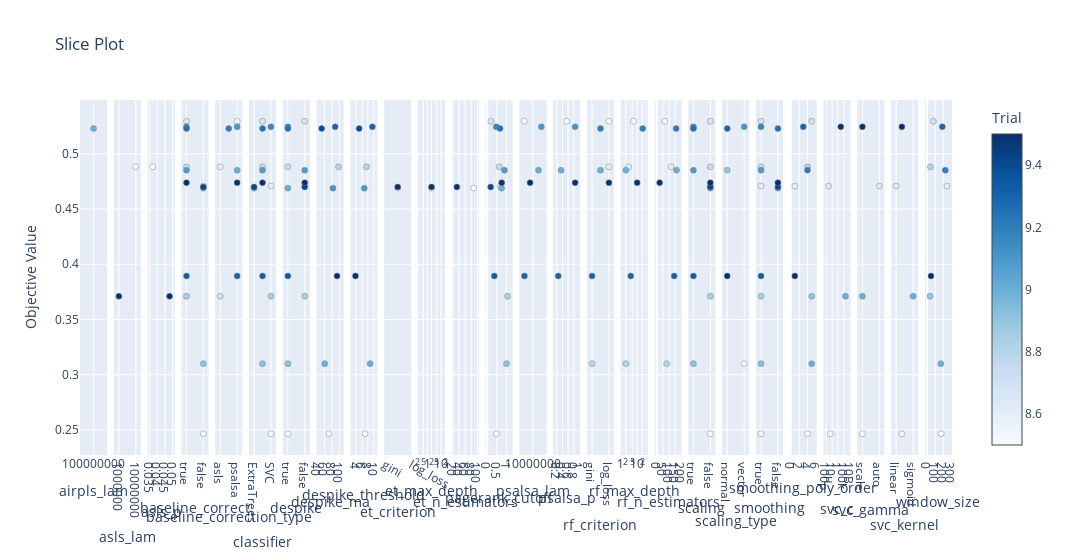

Notebook source saved alongside this figure:
### Code cell
plot_slice(study)

### Figure 1 — Plotly figure (JSON) as saved in the notebook; plotly's stock layout.template omitted (floating-point values rounded to 4 significant figures)
{"data": [{"marker": {"color": [9], "colorbar": {"title": {"text": "Trial"}, "x": 1, "xpad": 40}, "colorscale": [[0, "rgb(247,251,255)"], [0.125, "rgb(222,235,247)"], [0.25, "rgb(198,219,239)"], [0.375, "rgb(158,202,225)"], [0.5, "rgb(107,174,214)"], [0.625, "rgb(66,146,198)"], [0.75, "rgb(33,113,181)"], [0.875, "rgb(8,81,156)"], [1, "rgb(8,48,107)"]], "line": {"color": "Grey", "width": 0.5}, "showscale": true}, "mode": "markers", "name": "Feasible Trial", "showlegend": false, "type": "scatter", "x": [100000000], "xaxis": "x", "y": [0.5229], "yaxis": "y"}, {"marker": {"color": [3, 4], "colorbar": {"title": {"text": "Trial"}, "x": 1, "xpad": 40}, "colorscale": [[0, "rgb(247,251,255)"], [0.125, "rgb(222,235,247)"], [0.25, "rgb(198,219,239)"], [0.375, "rgb(158,202,225)"], [0.5, "rgb(107,174,214)"], [0.625, "rgb(66,146,198)"], [0.75, "rgb(33,113,181)"], [0.875, "rgb(8,81,156)"], [1, "rgb(8,48,107)"]], "line": {"color": "Grey", "width": 0.5}, "showscale": false}, "mode": "markers", "name": "Feasible Trial", "showlegend": false, "type": "scatter", "x": [10000000, 1000000], "xaxis": "x2", "y": [0.4882, 0.371], "yaxis": "y2"}, {"marker": {"color": [3, 4], "colorbar": {"title": {"text": "Trial"}, "x": 1, "xpad": 40}, "colorscale": [[0, "rgb(247,251,255)"], [0.125, "rgb(222,235,247)"], [0.25, "rgb(198,219,239)"], [0.375, "rgb(158,202,225)"], [0.5, "rgb(107,174,214)"], [0.625, "rgb(66,146,198)"], [0.75, "rgb(33,113,181)"], [0.875, "rgb(8,81,156)"], [1, "rgb(8,48,107)"]], "line": {"color": "Grey", "width": 0.5}, "showscale": false}, "mode": "markers", "name": "Feasible Trial", "showlegend": false, "type": "scatter", "x": [0.037, 0.048], "xaxis": "x3", "y": [0.4882, 0.371], "yaxis": "y3"}, {"marker": {"color": [0, 1, 2, 3, 4, 5, 6, 7, 8, 9, 10, 11, 12], "colorbar": {"title": {"text": "Trial"}, "x": 1, "xpad": 40}, "colorscale": [[0, "rgb(247,251,255)"], [0.125, "rgb(222,235,247)"], [0.25, "rgb(198,219,239)"], [0.375, "rgb(158,202,225)"], [0.5, "rgb(107,174,214)"], [0.625, "rgb(66,146,198)"], [0.75, "rgb(33,113,181)"], [0.875, "rgb(8,81,156)"], [1, "rgb(8,48,107)"]], "line": {"color": "Grey", "width": 0.5}, "showscale": false}, "mode": "markers", "name": "Feasible Trial", "showlegend": false, "type": "scatter", "x": [false, false, true, true, true, false, false, true, true, true, true, false, true], "xaxis": "x4", "y": [0.2465, 0.4708, 0.5295, 0.4882, 0.371, 0.31, 0.469, 0.4852, 0.5245, 0.5229, 0.3894, 0.47, 0.4739], "yaxis": "y4"}, {"marker": {"color": [2, 3, 4, 7, 8, 9, 10, 12], "colorbar": {"title": {"text": "Trial"}, "x": 1, "xpad": 40}, "colorscale": [[0, "rgb(247,251,255)"], [0.125, "rgb(222,235,247)"], [0.25, "rgb(198,219,239)"], [0.375, "rgb(158,202,225)"], [0.5, "rgb(107,174,214)"], [0.625, "rgb(66,146,198)"], [0.75, "rgb(33,113,181)"], [0.875, "rgb(8,81,156)"], [1, "rgb(8,48,107)"]], "line": {"color": "Grey", "width": 0.5}, "showscale": false}, "mode": "markers", "name": "Feasible Trial", "showlegend": false, "type": "scatter", "x": ["psalsa", "asls", "asls", "psalsa", "psalsa", "airpls", "psalsa", "psalsa"], "xaxis": "x5", "y": [0.5295, 0.4882, 0.371, 0.4852, 0.5245, 0.5229, 0.3894, 0.4739], "yaxis": "y5"}, {"marker": {"color": [0, 1, 2, 3, 4, 5, 6, 7, 8, 9, 10, 11, 12], "colorbar": {"title": {"text": "Trial"}, "x": 1, "xpad": 40}, "colorscale": [[0, "rgb(247,251,255)"], [0.125, "rgb(222,235,247)"], [0.25, "rgb(198,219,239)"], [0.375, "rgb(158,202,225)"], [0.5, "rgb(107,174,214)"], [0.625, "rgb(66,146,198)"], [0.75, "rgb(33,113,181)"], [0.875, "rgb(8,81,156)"], [1, "rgb(8,48,107)"]], "line": {"color": "Grey", "width": 0.5}, "showscale": false}, "mode": "markers", "name": "Feasible Trial", "showlegend": false, "type": "scatter", "x": ["SVC", "SVC", "RandomForest", "RandomForest", "SVC", "RandomForest", "ExtraTrees", "RandomForest", "SVC", "RandomForest", "RandomForest", "ExtraTrees", "RandomForest"], "xaxis": "x6", "y": [0.2465, 0.4708, 0.5295, 0.4882, 0.371, 0.31, 0.469, 0.4852, 0.5245, 0.5229, 0.3894, 0.47, 0.4739], "yaxis": "y6"}, {"marker": {"color": [0, 1, 2, 3, 4, 5, 6, 7, 8, 9, 10, 11, 12], "colorbar": {"title": {"text": "Trial"}, "x": 1, "xpad": 40}, "colorscale": [[0, "rgb(247,251,255)"], [0.125, "rgb(222,235,247)"], [0.25, "rgb(198,219,239)"], [0.375, "rgb(158,202,225)"], [0.5, "rgb(107,174,214)"], [0.625, "rgb(66,146,198)"], [0.75, "rgb(33,113,181)"], [0.875, "rgb(8,81,156)"], [1, "rgb(8,48,107)"]], "line": {"color": "Grey", "width": 0.5}, "showscale": false}, "mode": "markers", "name": "Feasible Trial", "showlegend": false, "type": "scatter", "x": [true, false, false, true, false, true, true, false, true, true, true, false, false], "xaxis": "x7", "y": [0.2465, 0.4708, 0.5295, 0.4882, 0.371, 0.31, 0.469, 0.4852, 0.5245, 0.5229, 0.3894, 0.47, 0.4739], "yaxis": "y7"}, {"marker": {"color": [0, 3, 5, 6, 8, 9, 10], "colorbar": {"title": {"text": "Trial"}, "x": 1, "xpad": 40}, "colorscale": [[0, "rgb(247,251,255)"], [0.125, "rgb(222,235,247)"], [0.25, "rgb(198,219,239)"], [0.375, "rgb(158,202,225)"], [0.5, "rgb(107,174,214)"], [0.625, "rgb(66,146,198)"], [0.75, "rgb(33,113,181)"], [0.875, "rgb(8,81,156)"], [1, "rgb(8,48,107)"]], "line": {"color": "Grey", "width": 0.5}, "showscale": false}, "mode": "markers", "name": "Feasible Trial", "showlegend": false, "type": "scatter", "x": [72, 98, 61, 83, 89, 53, 94], "xaxis": "x8", "y": [0.2465, 0.4882, 0.31, 0.469, 0.5245, 0.5229, 0.3894], "yaxis": "y8"}, {"marker": {"color": [0, 3, 5, 6, 8, 9, 10], "colorbar": {"title": {"text": "Trial"}, "x": 1, "xpad": 40}, "colorscale": [[0, "rgb(247,251,255)"], [0.125, "rgb(222,235,247)"], [0.25, "rgb(198,219,239)"], [0.375, "rgb(158,202,225)"], [0.5, "rgb(107,174,214)"], [0.625, "rgb(66,146,198)"], [0.75, "rgb(33,113,181)"], [0.875, "rgb(8,81,156)"], [1, "rgb(8,48,107)"]], "line": {"color": "Grey", "width": 0.5}, "showscale": false}, "mode": "markers", "name": "Feasible Trial", "showlegend": false, "type": "scatter", "x": [7, 7.5, 8.75, 6.75, 9.5, 5, 3.75], "xaxis": "x9", "y": [0.2465, 0.4882, 0.31, 0.469, 0.5245, 0.5229, 0.3894], "yaxis": "y9"}, {"marker": {"color": [6, 11], "colorbar": {"title": {"text": "Trial"}, "x": 1, "xpad": 40}, "colorscale": [[0, "rgb(247,251,255)"], [0.125, "rgb(222,235,247)"], [0.25, "rgb(198,219,239)"], [0.375, "rgb(158,202,225)"], [0.5, "rgb(107,174,214)"], [0.625, "rgb(66,146,198)"], [0.75, "rgb(33,113,181)"], [0.875, "rgb(8,81,156)"], [1, "rgb(8,48,107)"]], "line": {"color": "Grey", "width": 0.5}, "showscale": false}, "mode": "markers", "name": "Feasible Trial", "showlegend": false, "type": "scatter", "x": ["entropy", "entropy"], "xaxis": "x10", "y": [0.469, 0.47], "yaxis": "y10"}, {"marker": {"color": [6, 11], "colorbar": {"title": {"text": "Trial"}, "x": 1, "xpad": 40}, "colorscale": [[0, "rgb(247,251,255)"], [0.125, "rgb(222,235,247)"], [0.25, "rgb(198,219,239)"], [0.375, "rgb(158,202,225)"], [0.5, "rgb(107,174,214)"], [0.625, "rgb(66,146,198)"], [0.75, "rgb(33,113,181)"], [0.875, "rgb(8,81,156)"], [1, "rgb(8,48,107)"]], "line": {"color": "Grey", "width": 0.5}, "showscale": false}, "mode": "markers", "name": "Feasible Trial", "showlegend": false, "type": "scatter", "x": [2, 2], "xaxis": "x11", "y": [0.469, 0.47], "yaxis": "y11"}, {"marker": {"color": [6, 11], "colorbar": {"title": {"text": "Trial"}, "x": 1, "xpad": 40}, "colorscale": [[0, "rgb(247,251,255)"], [0.125, "rgb(222,235,247)"], [0.25, "rgb(198,219,239)"], [0.375, "rgb(158,202,225)"], [0.5, "rgb(107,174,214)"], [0.625, "rgb(66,146,198)"], [0.75, "rgb(33,113,181)"], [0.875, "rgb(8,81,156)"], [1, "rgb(8,48,107)"]], "line": {"color": "Grey", "width": 0.5}, "showscale": false}, "mode": "markers", "name": "Feasible Trial", "showlegend": false, "type": "scatter", "x": [88, 33], "xaxis": "x12", "y": [0.469, 0.47], "yaxis": "y12"}, {"marker": {"color": [0, 1, 2, 3, 4, 5, 6, 7, 8, 9, 10, 11, 12], "colorbar": {"title": {"text": "Trial"}, "x": 1, "xpad": 40}, "colorscale": [[0, "rgb(247,251,255)"], [0.125, "rgb(222,235,247)"], [0.25, "rgb(198,219,239)"], [0.375, "rgb(158,202,225)"], [0.5, "rgb(107,174,214)"], [0.625, "rgb(66,146,198)"], [0.75, "rgb(33,113,181)"], [0.875, "rgb(8,81,156)"], [1, "rgb(8,48,107)"]], "line": {"color": "Grey", "width": 0.5}, "showscale": false}, "mode": "markers", "name": "Feasible Trial", "showlegend": false, "type": "scatter", "x": [0.4737, 0.6786, 0.185, 0.616, 1.049, 0.9928, 0.7392, 0.8886, 0.4643, 0.6609, 0.3629, 0.1729, 0.747], "xaxis": "x13", "y": [0.2465, 0.4708, 0.5295, 0.4882, 0.371, 0.31, 0.469, 0.4852, 0.5245, 0.5229, 0.3894, 0.47, 0.4739], "yaxis": "y13"}, {"marker": {"color": [2, 7, 8, 10, 12], "colorbar": {"title": {"text": "Trial"}, "x": 1, "xpad": 40}, "colorscale": [[0, "rgb(247,251,255)"], [0.125, "rgb(222,235,247)"], [0.25, "rgb(198,219,239)"], [0.375, "rgb(158,202,225)"], [0.5, "rgb(107,174,214)"], [0.625, "rgb(66,146,198)"], [0.75, "rgb(33,113,181)"], [0.875, "rgb(8,81,156)"], [1, "rgb(8,48,107)"]], "line": {"color": "Grey", "width": 0.5}, "showscale": false}, "mode": "markers", "name": "Feasible Trial", "showlegend": false, "type": "scatter", "x": [10000, 1000000000, 10000000000, 10000, 1000000], "xaxis": "x14", "y": [0.5295, 0.4852, 0.5245, 0.3894, 0.4739], "yaxis": "y14"}, {"marker": {"color": [2, 7, 8, 10, 12], "colorbar": {"title": {"text": "Trial"}, "x": 1, "xpad": 40}, "colorscale": [[0, "rgb(247,251,255)"], [0.125, "rgb(222,235,247)"], [0.25, "rgb(198,219,239)"], [0.375, "rgb(158,202,225)"], [0.5, "rgb(107,174,214)"], [0.625, "rgb(66,146,198)"], [0.75, "rgb(33,113,181)"], [0.875, "rgb(8,81,156)"], [1, "rgb(8,48,107)"]], "line": {"color": "Grey", "width": 0.5}, "showscale": false}, "mode": "markers", "name": "Feasible Trial", "showlegend": false, "type": "scatter", "x": [0.55, 0.35, 0.85, 0.25, 0.85], "xaxis": "x15", "y": [0.5295, 0.4852, 0.5245, 0.3894, 0.4739], "yaxis": "y15"}, {"marker": {"color": [2, 3, 5, 7, 9, 10, 12], "colorbar": {"title": {"text": "Trial"}, "x": 1, "xpad": 40}, "colorscale": [[0, "rgb(247,251,255)"], [0.125, "rgb(222,235,247)"], [0.25, "rgb(198,219,239)"], [0.375, "rgb(158,202,225)"], [0.5, "rgb(107,174,214)"], [0.625, "rgb(66,146,198)"], [0.75, "rgb(33,113,181)"], [0.875, "rgb(8,81,156)"], [1, "rgb(8,48,107)"]], "line": {"color": "Grey", "width": 0.5}, "showscale": false}, "mode": "markers", "name": "Feasible Trial", "showlegend": false, "type": "scatter", "x": ["log_loss", "log_loss", "gini", "entropy", "entropy", "gini", "log_loss"], "xaxis": "x16", "y": [0.5295, 0.4882, 0.31, 0.4852, 0.5229, 0.3894, 0.4739], "yaxis": "y16"}, {"marker": {"color": [2, 3, 5, 7, 9, 10, 12], "colorbar": {"title": {"text": "Trial"}, "x": 1, "xpad": 40}, "colorscale": [[0, "rgb(247,251,255)"], [0.125, "rgb(222,235,247)"], [0.25, "rgb(198,219,239)"], [0.375, "rgb(158,202,225)"], [0.5, "rgb(107,174,214)"], [0.625, "rgb(66,146,198)"], [0.75, "rgb(33,113,181)"], [0.875, "rgb(8,81,156)"], [1, "rgb(8,48,107)"]], "line": {"color": "Grey", "width": 0.5}, "showscale": false}, "mode": "markers", "name": "Feasible Trial", "showlegend": false, "type": "scatter", "x": [6, 3, 2, 2, 22, 4, 10], "xaxis": "x17", "y": [0.5295, 0.4882, 0.31, 0.4852, 0.5229, 0.3894, 0.4739], "yaxis": "y17"}, {"marker": {"color": [2, 3, 5, 7, 9, 10, 12], "colorbar": {"title": {"text": "Trial"}, "x": 1, "xpad": 40}, "colorscale": [[0, "rgb(247,251,255)"], [0.125, "rgb(222,235,247)"], [0.25, "rgb(198,219,239)"], [0.375, "rgb(158,202,225)"], [0.5, "rgb(107,174,214)"], [0.625, "rgb(66,146,198)"], [0.75, "rgb(33,113,181)"], [0.875, "rgb(8,81,156)"], [1, "rgb(8,48,107)"]], "line": {"color": "Grey", "width": 0.5}, "showscale": false}, "mode": "markers", "name": "Feasible Trial", "showlegend": false, "type": "scatter", "x": [64, 116, 80, 160, 157, 141, 23], "xaxis": "x18", "y": [0.5295, 0.4882, 0.31, 0.4852, 0.5229, 0.3894, 0.4739], "yaxis": "y18"}, {"marker": {"color": [0, 1, 2, 3, 4, 5, 6, 7, 8, 9, 10, 11, 12], "colorbar": {"title": {"text": "Trial"}, "x": 1, "xpad": 40}, "colorscale": [[0, "rgb(247,251,255)"], [0.125, "rgb(222,235,247)"], [0.25, "rgb(198,219,239)"], [0.375, "rgb(158,202,225)"], [0.5, "rgb(107,174,214)"], [0.625, "rgb(66,146,198)"], [0.75, "rgb(33,113,181)"], [0.875, "rgb(8,81,156)"], [1, "rgb(8,48,107)"]], "line": {"color": "Grey", "width": 0.5}, "showscale": false}, "mode": "markers", "name": "Feasible Trial", "showlegend": false, "type": "scatter", "x": [false, false, false, false, false, true, false, true, true, true, true, false, false], "xaxis": "x19", "y": [0.2465, 0.4708, 0.5295, 0.4882, 0.371, 0.31, 0.469, 0.4852, 0.5245, 0.5229, 0.3894, 0.47, 0.4739], "yaxis": "y19"}, {"marker": {"color": [5, 7, 8, 9, 10], "colorbar": {"title": {"text": "Trial"}, "x": 1, "xpad": 40}, "colorscale": [[0, "rgb(247,251,255)"], [0.125, "rgb(222,235,247)"], [0.25, "rgb(198,219,239)"], [0.375, "rgb(158,202,225)"], [0.5, "rgb(107,174,214)"], [0.625, "rgb(66,146,198)"], [0.75, "rgb(33,113,181)"], [0.875, "rgb(8,81,156)"], [1, "rgb(8,48,107)"]], "line": {"color": "Grey", "width": 0.5}, "showscale": false}, "mode": "markers", "name": "Feasible Trial", "showlegend": false, "type": "scatter", "x": ["vector", "normal", "vector", "normal", "normal"], "xaxis": "x20", "y": [0.31, 0.4852, 0.5245, 0.5229, 0.3894], "yaxis": "y20"}, {"marker": {"color": [0, 1, 2, 3, 4, 5, 6, 7, 8, 9, 10, 11, 12], "colorbar": {"title": {"text": "Trial"}, "x": 1, "xpad": 40}, "colorscale": [[0, "rgb(247,251,255)"], [0.125, "rgb(222,235,247)"], [0.25, "rgb(198,219,239)"], [0.375, "rgb(158,202,225)"], [0.5, "rgb(107,174,214)"], [0.625, "rgb(66,146,198)"], [0.75, "rgb(33,113,181)"], [0.875, "rgb(8,81,156)"], [1, "rgb(8,48,107)"]], "line": {"color": "Grey", "width": 0.5}, "showscale": false}, "mode": "markers", "name": "Feasible Trial", "showlegend": false, "type": "scatter", "x": [true, true, true, true, true, true, false, true, true, false, true, false, false], "xaxis": "x21", "y": [0.2465, 0.4708, 0.5295, 0.4882, 0.371, 0.31, 0.469, 0.4852, 0.5245, 0.5229, 0.3894, 0.47, 0.4739], "yaxis": "y21"}, {"marker": {"color": [0, 1, 2, 3, 4, 5, 7, 8, 10], "colorbar": {"title": {"text": "Trial"}, "x": 1, "xpad": 40}, "colorscale": [[0, "rgb(247,251,255)"], [0.125, "rgb(222,235,247)"], [0.25, "rgb(198,219,239)"], [0.375, "rgb(158,202,225)"], [0.5, "rgb(107,174,214)"], [0.625, "rgb(66,146,198)"], [0.75, "rgb(33,113,181)"], [0.875, "rgb(8,81,156)"], [1, "rgb(8,48,107)"]], "line": {"color": "Grey", "width": 0.5}, "showscale": false}, "mode": "markers", "name": "Feasible Trial", "showlegend": false, "type": "scatter", "x": [4, 1, 5, 4, 5, 5, 4, 3, 1], "xaxis": "x22", "y": [0.2465, 0.4708, 0.5295, 0.4882, 0.371, 0.31, 0.4852, 0.5245, 0.3894], "yaxis": "y22"}, {"marker": {"color": [0, 1, 4, 8], "colorbar": {"title": {"text": "Trial"}, "x": 1, "xpad": 40}, "colorscale": [[0, "rgb(247,251,255)"], [0.125, "rgb(222,235,247)"], [0.25, "rgb(198,219,239)"], [0.375, "rgb(158,202,225)"], [0.5, "rgb(107,174,214)"], [0.625, "rgb(66,146,198)"], [0.75, "rgb(33,113,181)"], [0.875, "rgb(8,81,156)"], [1, "rgb(8,48,107)"]], "line": {"color": "Grey", "width": 0.5}, "showscale": false}, "mode": "markers", "name": "Feasible Trial", "showlegend": false, "type": "scatter", "x": [2.881e-07, 1.056e-08, 2972000.0, 276.3], "xaxis": "x23", "y": [0.2465, 0.4708, 0.371, 0.5245], "yaxis": "y23"}, {"marker": {"color": [0, 1, 4, 8], "colorbar": {"title": {"text": "Trial"}, "x": 1, "xpad": 40}, "colorscale": [[0, "rgb(247,251,255)"], [0.125, "rgb(222,235,247)"], [0.25, "rgb(198,219,239)"], [0.375, "rgb(158,202,225)"], [0.5, "rgb(107,174,214)"], [0.625, "rgb(66,146,198)"], [0.75, "rgb(33,113,181)"], [0.875, "rgb(8,81,156)"], [1, "rgb(8,48,107)"]], "line": {"color": "Grey", "width": 0.5}, "showscale": false}, "mode": "markers", "name": "Feasible Trial", "showlegend": false, "type": "scatter", "x": ["scale", "auto", "scale", "scale"], "xaxis": "x24", "y": [0.2465, 0.4708, 0.371, 0.5245], "yaxis": "y24"}, {"marker": {"color": [0, 1, 4, 8], "colorbar": {"title": {"text": "Trial"}, "x": 1, "xpad": 40}, "colorscale": [[0, "rgb(247,251,255)"], [0.125, "rgb(222,235,247)"], [0.25, "rgb(198,219,239)"], [0.375, "rgb(158,202,225)"], [0.5, "rgb(107,174,214)"], [0.625, "rgb(66,146,198)"], [0.75, "rgb(33,113,181)"], [0.875, "rgb(8,81,156)"], [1, "rgb(8,48,107)"]], "line": {"color": "Grey", "width": 0.5}, "showscale": false}, "mode": "markers", "name": "Feasible Trial", "showlegend": false, "type": "scatter", "x": ["poly", "linear", "sigmoid", "poly"], "xaxis": "x25", "y": [0.2465, 0.4708, 0.371, 0.5245], "yaxis": "y25"}, {"marker": {"color": [0, 1, 2, 3, 4, 5, 7, 8, 10], "colorbar": {"title": {"text": "Trial"}, "x": 1, "xpad": 40}, "colorscale": [[0, "rgb(247,251,255)"], [0.125, "rgb(222,235,247)"], [0.25, "rgb(198,219,239)"], [0.375, "rgb(158,202,225)"], [0.5, "rgb(107,174,214)"], [0.625, "rgb(66,146,198)"], [0.75, "rgb(33,113,181)"], [0.875, "rgb(8,81,156)"], [1, "rgb(8,48,107)"]], "line": {"color": "Grey", "width": 0.5}, "showscale": false}, "mode": "markers", "name": "Feasible Trial", "showlegend": false, "type": "scatter", "x": [174, 244, 78, 42, 37, 169, 225, 188, 49], "xaxis": "x26", "y": [0.2465, 0.4708, 0.5295, 0.4882, 0.371, 0.31, 0.4852, 0.5245, 0.3894], "yaxis": "y26"}], "layout": {"title": {"text": "Slice Plot"}, "width": 7800, "xaxis": {"anchor": "y", "categoryarray": [100, 1000, 10000, 100000, 1000000, 10000000, 100000000, 1000000000], "categoryorder": "array", "domain": [0, 0.03107], "title": {"text": "airpls_lam"}, "type": "category"}, "xaxis10": {"anchor": "y10", "categoryarray": ["gini", "entropy", "log_loss"], "categoryorder": "array", "domain": [0.3488, 0.3799], "title": {"text": "et_criterion"}, "type": "category"}, "xaxis11": {"anchor": "y11", "domain": [0.3876, 0.4186], "title": {"text": "et_max_depth"}, "type": "log"}, "xaxis12": {"anchor": "y12", "domain": [0.4263, 0.4574], "title": {"text": "et_n_estimators"}}, "xaxis13": {"anchor": "y13", "domain": [0.4651, 0.4962], "title": {"text": "pagerank_cutoff"}}, "xaxis14": {"anchor": "y14", "categoryarray": [100, 1000, 10000, 100000, 1000000, 10000000, 100000000, 1000000000, 10000000000, 100000000000], "categoryorder": "array", "domain": [0.5038, 0.5349], "title": {"text": "psalsa_lam"}, "type": "category"}, "xaxis15": {"anchor": "y15", "domain": [0.5426, 0.5737], "title": {"text": "psalsa_p"}}, "xaxis16": {"anchor": "y16", "categoryarray": ["gini", "entropy", "log_loss"], "categoryorder": "array", "domain": [0.5814, 0.6124], "title": {"text": "rf_criterion"}, "type": "category"}, "xaxis17": {"anchor": "y17", "domain": [0.6201, 0.6512], "title": {"text": "rf_max_depth"}, "type": "log"}, "xaxis18": {"anchor": "y18", "domain": [0.6589, 0.6899], "title": {"text": "rf_n_estimators"}}, "xaxis19": {"anchor": "y19", "categoryarray": [true, false], "categoryorder": "array", "domain": [0.6976, 0.7287], "title": {"text": "scaling"}, "type": "category"}, "xaxis2": {"anchor": "y2", "categoryarray": [100, 1000, 10000, 100000, 1000000, 10000000, 100000000, 1000000000], "categoryorder": "array", "domain": [0.03876, 0.06982], "title": {"text": "asls_lam"}, "type": "category"}, "xaxis20": {"anchor": "y20", "categoryarray": ["normal", "vector", "svn"], "categoryorder": "array", "domain": [0.7364, 0.7675], "title": {"text": "scaling_type"}, "type": "category"}, "xaxis21": {"anchor": "y21", "categoryarray": [true, false], "categoryorder": "array", "domain": [0.7751, 0.8062], "title": {"text": "smoothing"}, "type": "category"}, "xaxis22": {"anchor": "y22", "domain": [0.8139, 0.845], "title": {"text": "smoothing_poly_order"}}, "xaxis23": {"anchor": "y23", "domain": [0.8527, 0.8837], "title": {"text": "svc_c"}, "type": "log"}, "xaxis24": {"anchor": "y24", "categoryarray": ["scale", "auto"], "categoryorder": "array", "domain": [0.8914, 0.9225], "title": {"text": "svc_gamma"}, "type": "category"}, "xaxis25": {"anchor": "y25", "categoryarray": ["linear", "poly", "rbf", "sigmoid"], "categoryorder": "array", "domain": [0.9302, 0.9612], "title": {"text": "svc_kernel"}, "type": "category"}, "xaxis26": {"anchor": "y26", "domain": [0.9689, 1.0], "title": {"text": "window_size"}}, "xaxis3": {"anchor": "y3", "domain": [0.07751, 0.1086], "title": {"text": "asls_p"}}, "xaxis4": {"anchor": "y4", "categoryarray": [true, false], "categoryorder": "array", "domain": [0.1163, 0.1473], "title": {"text": "baseline_correct"}, "type": "category"}, "xaxis5": {"anchor": "y5", "categoryarray": ["asls", "iasls", "airpls", "poly", "psalsa"], "categoryorder": "array", "domain": [0.155, 0.1861], "title": {"text": "baseline_correction_type"}, "type": "category"}, "xaxis6": {"anchor": "y6", "categoryarray": ["ExtraTrees", "RandomForest", "SVC"], "categoryorder": "array", "domain": [0.1938, 0.2249], "title": {"text": "classifier"}, "type": "category"}, "xaxis7": {"anchor": "y7", "categoryarray": [true, false], "categoryorder": "array", "domain": [0.2325, 0.2636], "title": {"text": "despike"}, "type": "category"}, "xaxis8": {"anchor": "y8", "domain": [0.2713, 0.3024], "title": {"text": "despike_ma"}}, "xaxis9": {"anchor": "y9", "domain": [0.3101, 0.3411], "title": {"text": "despike_threshold"}}, "yaxis": {"anchor": "x", "domain": [0, 1], "title": {"text": "Objective Value"}}, "yaxis10": {"anchor": "x10", "domain": [0, 1], "matches": "y", "showticklabels": false}, "yaxis11": {"anchor": "x11", "domain": [0, 1], "matches": "y", "showticklabels": false}, "yaxis12": {"anchor": "x12", "domain": [0, 1], "matches": "y", "showticklabels": false}, "yaxis13": {"anchor": "x13", "domain": [0, 1], "matches": "y", "showticklabels": false}, "yaxis14": {"anchor": "x14", "domain": [0, 1], "matches": "y", "showticklabels": false}, "yaxis15": {"anchor": "x15", "domain": [0, 1], "matches": "y", "showticklabels": false}, "yaxis16": {"anchor": "x16", "domain": [0, 1], "matches": "y", "showticklabels": false}, "yaxis17": {"anchor": "x17", "domain": [0, 1], "matches": "y", "showticklabels": false}, "yaxis18": {"anchor": "x18", "domain": [0, 1], "matches": "y", "showticklabels": false}, "yaxis19": {"anchor": "x19", "domain": [0, 1], "matches": "y", "showticklabels": false}, "yaxis2": {"anchor": "x2", "domain": [0, 1], "matches": "y", "showticklabels": false}, "yaxis20": {"anchor": "x20", "domain": [0, 1], "matches": "y", "showticklabels": false}, "yaxis21": {"anchor": "x21", "domain": [0, 1], "matches": "y", "showticklabels": false}, "yaxis22": {"anchor": "x22", "domain": [0, 1], "matches": "y", "showticklabels": false}, "yaxis23": {"anchor": "x23", "domain": [0, 1], "matches": "y", "showticklabels": false}, "yaxis24": {"anchor": "x24", "domain": [0, 1], "matches": "y", "showticklabels": false}, "yaxis25": {"anchor": "x25", "domain": [0, 1], "matches": "y", "showticklabels": false}, "yaxis26": {"anchor": "x26", "domain": [0, 1], "matches": "y", "showticklabels": false}, "yaxis3": {"anchor": "x3", "domain": [0, 1], "matches": "y", "showticklabels": false}, "yaxis4": {"anchor": "x4", "domain": [0, 1], "matches": "y", "showticklabels": false}, "yaxis5": {"anchor": "x5", "domain": [0, 1], "matches": "y", "showticklabels": false}, "yaxis6": {"anchor": "x6", "domain": [0, 1], "matches": "y", "showticklabels": false}, "yaxis7": {"anchor": "x7", "domain": [0, 1], "matches": "y", "showticklabels": false}, "yaxis8": {"anchor": "x8", "domain": [0, 1], "matches": "y", "showticklabels": false}, "yaxis9": {"anchor": "x9", "domain": [0, 1], "matches": "y", "showticklabels": false}}}
